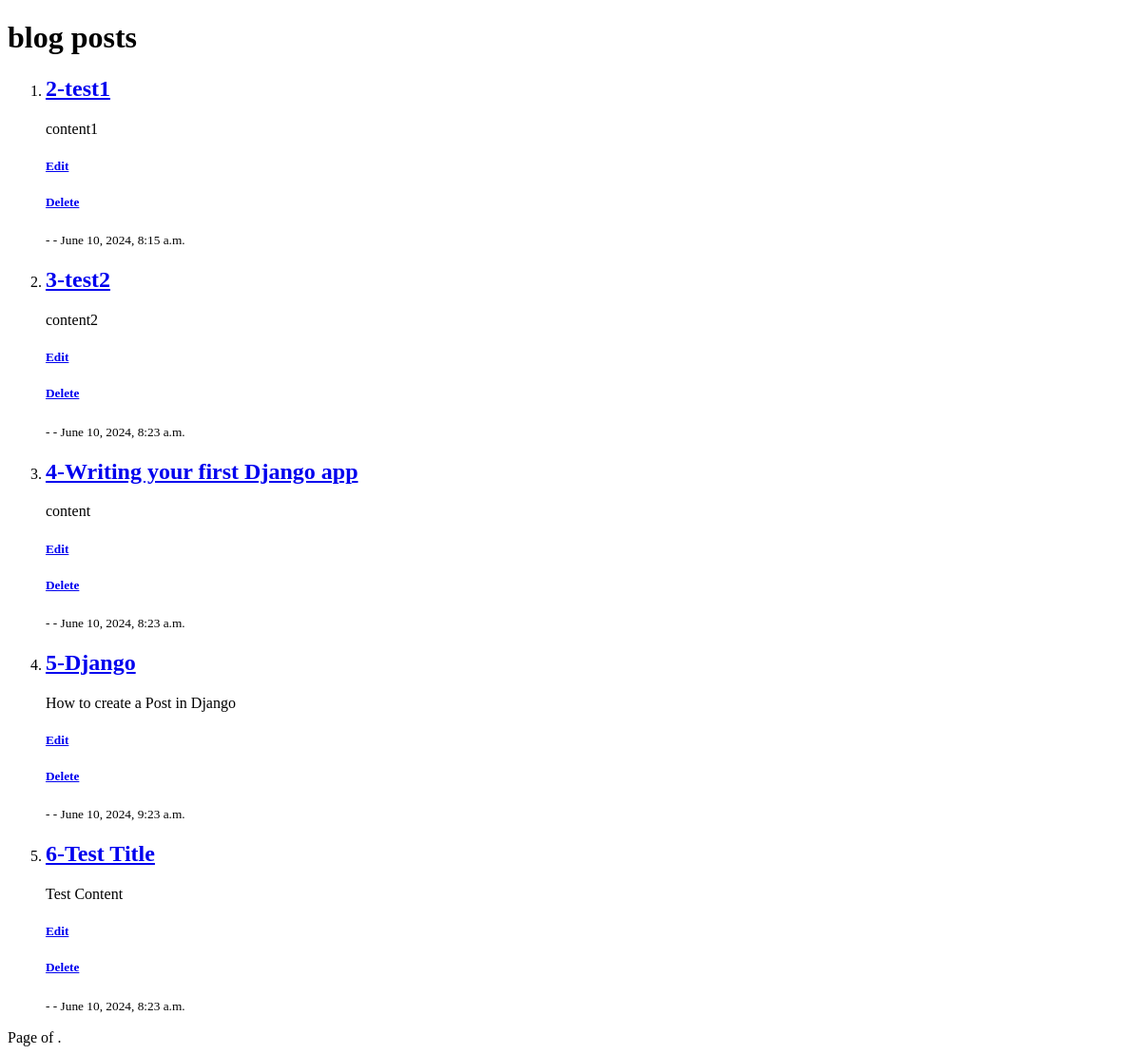
The page /blog/post/ (signed in) on the database as committed earlier.
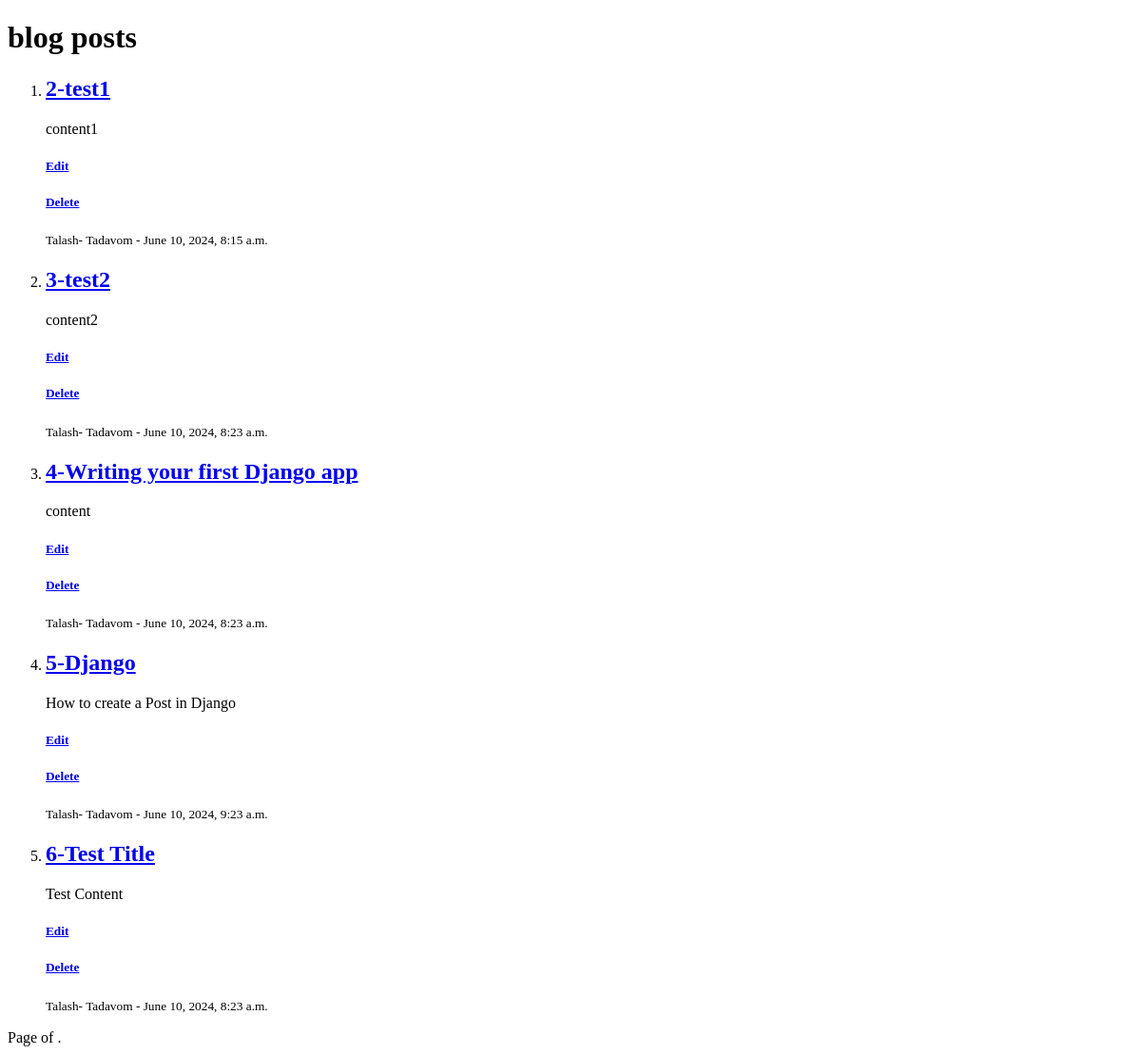
The same page on the database as committed later.
### blog/models.py (models this page shows)
class Post(models.Model):
    author = models.ForeignKey('accounts.Profile', on_delete=models.CASCADE)
    image = models.ImageField(null=True, blank=True)
    title = models.CharField(max_length=250)
    content = models.TextField()
    status = models.BooleanField()
    category = models.ForeignKey('Category', on_delete=models.SET_NULL, null=True)
    created_date = models.DateTimeField(auto_now_add=True)
    updated_date = models.DateTimeField(auto_now=True)
    published_date = models.DateTimeField()

### accounts/models.py (models this page shows, shortened)
class Profile(models.Model):
    user = models.ForeignKey(User,on_delete=models.CASCADE)
    first_name = models.CharField(max_length=250)
    last_name = models.CharField(max_length=250)
    image = models.ImageField(blank=True,null=True)
    description = models.TextField()
    created_date = models.DateTimeField(auto_now_add=True)
    updated_date = models.DateTimeField(auto_now=True)

### blog/views.py (the view)
# urls.py: path('post/',views.PostList.as_view(), name="post-list"),
class PostList(LoginRequiredMixin,PermissionRequiredMixin,ListView):
    permission_required ='blog.view_post'
    queryset = Post.objects.all()
    context_object_name = "posts"
    ordering = 'id'

### templates/blog/post_list.html (shortened to what this page needs)
<!DOCTYPE html>
<html lang="en">
<head>
</head>
<body>
    <h1> blog posts </h1>
    <ol>
    {% for post in posts %}
    <li>
  <a href="{% url 'blog:post-detail' pk=post.id %}"><h2> {{post.id}}-{{post.title}} </h2></a>
  <p> {{post.content}} </p>
  <a href="{% url 'blog:post-edit' pk=post.id %}">
              <h5>Edit</h5>
          </a>
  <a href="{% url 'blog:post-delete' pk=post.id %}">
                <h5>Delete</h5>
  </a>
  <small>{{post.author.first_name}}- {{post.author.last_name}} - {{post.published_date}}</small>
    </li>
    {% endfor %}
    </ol>
    <div class="pagination">
        <span class="step-links">
            <span class="current">
                Page {{ page_obj.number }} of {{ page_obj.paginator.num_pages }}.
            </span>
        </span>
    </div>
</body>
</html>

Rows that differ between the two databases and show on the page:
changed through a linked row, Post "test1": author.first_name (not shown) → "Talash"; author.last_name (not shown) → "Tadavom"
changed through a linked row, Post "test2": author.first_name (not shown) → "Talash"; author.last_name (not shown) → "Tadavom"
changed through a linked row, Post "Writing your first Django app": author.first_name (not shown) → "Talash"; author.last_name (not shown) → "Tadavom"
changed through a linked row, Post "Django": author.first_name (not shown) → "Talash"; author.last_name (not shown) → "Tadavom"
changed through a linked row, Post "Test Title": author.first_name (not shown) → "Talash"; author.last_name (not shown) → "Tadavom"
